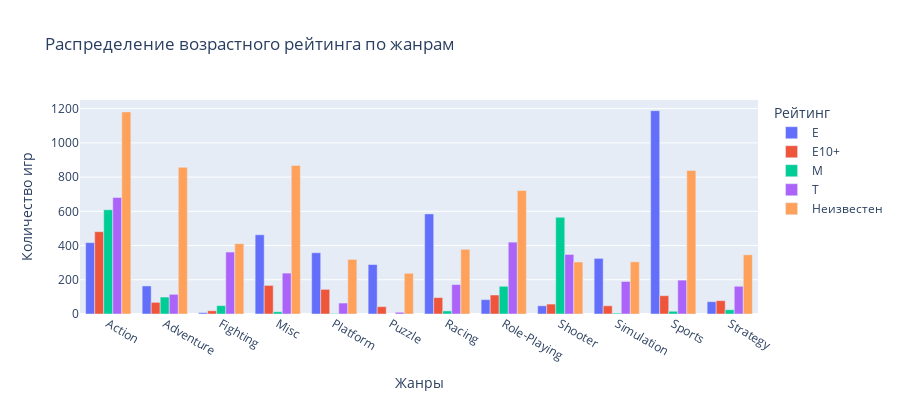

The code cell stored with this chart in its notebook:
### Markdown cell above
Посмотрим, как возрастные рейтинги распределены по жанрам:

### Code cell
genre_ratings = games.fillna('Неизвестен').groupby(['genre', 'rating'])['name'].count().reset_index()
fig = px.bar(genre_ratings, x='genre', y='name', color = 'rating', barmode = 'group', 
             title = 'Распределение возрастного рейтинга по жанрам', 
             labels = {'genre': 'Жанры', 'name': 'Количество игр', 'rating': 'Рейтинг'}, height = 400)
fig.show()

### Figure 1 — Plotly figure (JSON) as saved in the notebook; plotly's stock layout.template omitted (floating-point values rounded to 4 significant figures)
{"data": [{"alignmentgroup": "True", "hovertemplate": "Рейтинг=E<br>Жанры=%{x}<br>Количество игр=%{y}<extra></extra>", "legendgroup": "E", "marker": {"color": "#636efa"}, "name": "E", "offsetgroup": "E", "orientation": "v", "showlegend": true, "textposition": "auto", "type": "bar", "x": ["Action", "Adventure", "Fighting", "Misc", "Platform", "Puzzle", "Racing", "Role-Playing", "Shooter", "Simulation", "Sports", "Strategy"], "xaxis": "x", "y": [417, 164, 8, 463, 358, 289, 585, 84, 48, 325, 1188, 72], "yaxis": "y"}, {"alignmentgroup": "True", "hovertemplate": "Рейтинг=E10+<br>Жанры=%{x}<br>Количество игр=%{y}<extra></extra>", "legendgroup": "E10+", "marker": {"color": "#EF553B"}, "name": "E10+", "offsetgroup": "E10+", "orientation": "v", "showlegend": true, "textposition": "auto", "type": "bar", "x": ["Action", "Adventure", "Fighting", "Misc", "Platform", "Puzzle", "Racing", "Role-Playing", "Shooter", "Simulation", "Sports", "Strategy"], "xaxis": "x", "y": [481, 68, 19, 167, 144, 43, 96, 111, 58, 48, 107, 78], "yaxis": "y"}, {"alignmentgroup": "True", "hovertemplate": "Рейтинг=M<br>Жанры=%{x}<br>Количество игр=%{y}<extra></extra>", "legendgroup": "M", "marker": {"color": "#00cc96"}, "name": "M", "offsetgroup": "M", "orientation": "v", "showlegend": true, "textposition": "auto", "type": "bar", "x": ["Action", "Adventure", "Fighting", "Misc", "Platform", "Racing", "Role-Playing", "Shooter", "Simulation", "Sports", "Strategy"], "xaxis": "x", "y": [609, 99, 49, 13, 3, 18, 162, 565, 5, 16, 25], "yaxis": "y"}, {"alignmentgroup": "True", "hovertemplate": "Рейтинг=T<br>Жанры=%{x}<br>Количество игр=%{y}<extra></extra>", "legendgroup": "T", "marker": {"color": "#ab63fa"}, "name": "T", "offsetgroup": "T", "orientation": "v", "showlegend": true, "textposition": "auto", "type": "bar", "x": ["Action", "Adventure", "Fighting", "Misc", "Platform", "Puzzle", "Racing", "Role-Playing", "Shooter", "Simulation", "Sports", "Strategy"], "xaxis": "x", "y": [681, 115, 362, 239, 64, 10, 172, 420, 348, 190, 198, 162], "yaxis": "y"}, {"alignmentgroup": "True", "hovertemplate": "Рейтинг=Неизвестен<br>Жанры=%{x}<br>Количество игр=%{y}<extra></extra>", "legendgroup": "Неизвестен", "marker": {"color": "#FFA15A"}, "name": "Неизвестен", "offsetgroup": "Неизвестен", "orientation": "v", "showlegend": true, "textposition": "auto", "type": "bar", "x": ["Action", "Adventure", "Fighting", "Misc", "Platform", "Puzzle", "Racing", "Role-Playing", "Shooter", "Simulation", "Sports", "Strategy"], "xaxis": "x", "y": [1181, 857, 411, 868, 319, 238, 378, 721, 304, 305, 839, 346], "yaxis": "y"}], "layout": {"barmode": "group", "height": 400, "legend": {"title": {"text": "Рейтинг"}, "tracegroupgap": 0}, "title": {"text": "Распределение возрастного рейтинга по жанрам"}, "xaxis": {"anchor": "y", "domain": [0, 1], "title": {"text": "Жанры"}}, "yaxis": {"anchor": "x", "domain": [0, 1], "title": {"text": "Количество игр"}}}}
